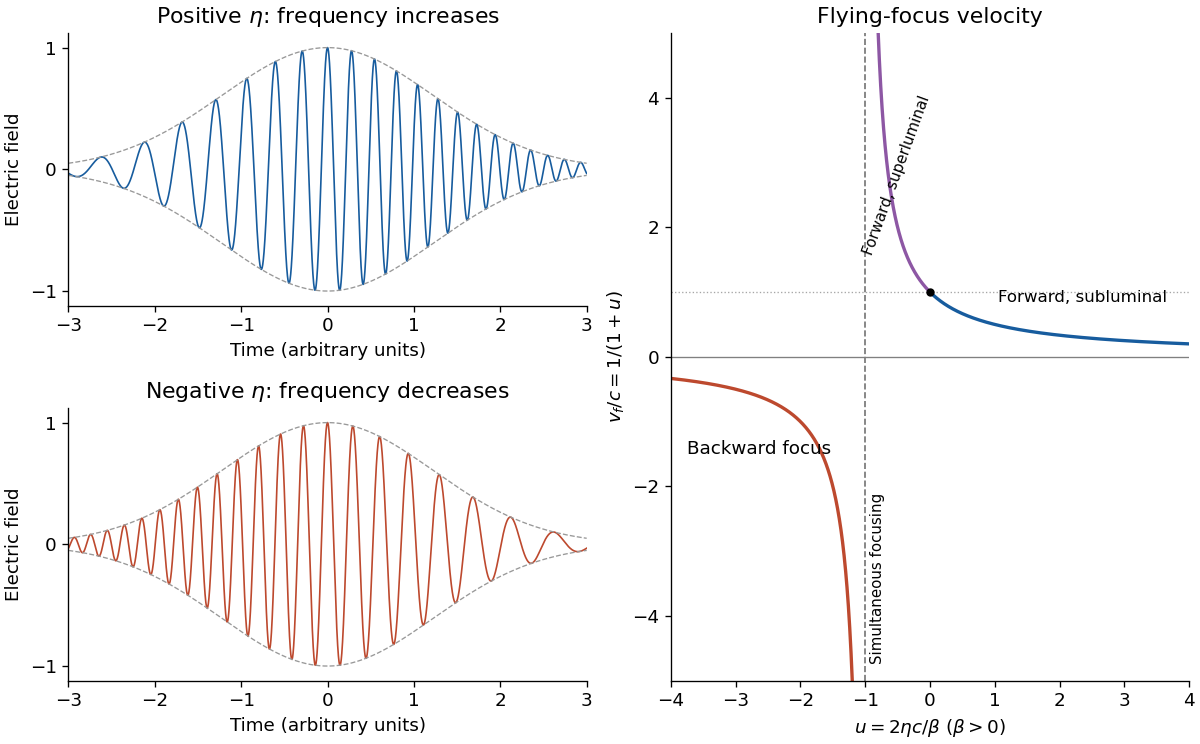

The script that drew this image:
from pathlib import Path
import numpy as np
import matplotlib
matplotlib.use("Agg")
import matplotlib.pyplot as plt
plt.rcParams.update({"font.size": 11, "axes.spines.top": False, "axes.spines.right": False, "figure.facecolor": "white", "savefig.facecolor": "white"})
fig=plt.figure(figsize=(10,6.2),layout="constrained")
gs=fig.add_gridspec(2,2)
t=np.linspace(-3,3,3500)
for j,sgn in enumerate([1,-1]):
 ax=fig.add_subplot(gs[j,0]);env=np.exp(-t*t/3)
 ax.plot(t,env*np.cos(22*t+sgn*2*t*t),lw=1,color=["#175c9e","#bd492e"][j])
 ax.plot(t,env,"--",color="0.6",lw=.8);ax.plot(t,-env,"--",color="0.6",lw=.8)
 ax.set(xlabel="Time (arbitrary units)",ylabel="Electric field",title=(r"Positive $\eta$: frequency increases" if sgn==1 else r"Negative $\eta$: frequency decreases"),xlim=(-3,3),ylim=(-1.12,1.12))
 ax.set_yticks([-1,0,1])
ax=fig.add_subplot(gs[:,1])
for lo,hi,col in [(-4,-1.025,"#bd492e"),(-.975,0,"#8d57a4"),(0,4,"#175c9e")]:
 u=np.linspace(lo,hi,1000);ax.plot(u,1/(1+u),color=col,lw=2)
ax.axvline(-1,color="0.45",ls="--",lw=1);ax.axhline(0,color="0.5",lw=.8)
ax.axhline(1,color="0.65",ls=":",lw=.8);ax.plot(0,1,"ko",ms=4)
ax.text(-3.75,-1.5,"Backward focus");ax.text(-.52,2.8,"Forward, superluminal",rotation=70,fontsize=9,ha="center",va="center")
ax.text(1.05,.85,"Forward, subluminal",fontsize=10)
ax.set(xlabel=r"$u=2\eta c/\beta$ ($\beta>0$)",ylabel=r"$v_f/c=1/(1+u)$",title="Flying-focus velocity",xlim=(-4,4),ylim=(-5,5))
ax.text(-.93,-4.7,"Simultaneous focusing",rotation=90,fontsize=9)

fig.savefig(Path.cwd() / Path(__file__).with_suffix(".png").name, dpi=120, facecolor="white", transparent=False)
plt.close(fig)
